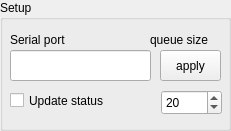
   <widget class="QGroupBox" name="groupBox">
    <property name="geometry">
     <rect>
      <x>0</x>
      <y>0</y>
      <width>231</width>
      <height>131</height>
     </rect>
    </property>
    <property name="sizePolicy">
     <sizepolicy hsizetype="Preferred" vsizetype="Preferred">
      <horstretch>0</horstretch>
      <verstretch>0</verstretch>
     </sizepolicy>
    </property>
    <property name="title">
     <string>Setup</string>
    </property>
    <widget class="QLineEdit" name="leSerialPort">
     <property name="geometry">
      <rect>
       <x>10</x>
       <y>50</y>
       <width>141</width>
       <height>31</height>
      </rect>
     </property>
    </widget>
    <widget class="QLabel" name="label">
     <property name="geometry">
      <rect>
       <x>10</x>
       <y>30</y>
       <width>201</width>
       <height>20</height>
      </rect>
     </property>
     <property name="text">
      <string>Serial port</string>
     </property>
    </widget>
    <widget class="QPushButton" name="pushButton">
     <property name="geometry">
      <rect>
       <x>160</x>
       <y>50</y>
       <width>61</width>
       <height>31</height>
      </rect>
     </property>
     <property name="text">
      <string>apply</string>
     </property>
    </widget>
    <widget class="QCheckBox" name="checkBox">
     <property name="geometry">
      <rect>
       <x>10</x>
       <y>90</y>
       <width>211</width>
       <height>21</height>
      </rect>
     </property>
     <property name="text">
      <string>Update status</string>
     </property>
     <property name="checked">
      <bool>false</bool>
     </property>
    </widget>
    <widget class="QSpinBox" name="sbPortTimeout">
     <property name="geometry">
      <rect>
       <x>161</x>
       <y>90</y>
       <width>61</width>
       <height>25</height>
      </rect>
     </property>
     <property name="toolTip">
      <string>send and response timeout (ms)</string>
     </property>
     <property name="value">
      <number>20</number>
     </property>
    </widget>
    <widget class="QLabel" name="lQueueSize">
     <property name="geometry">
      <rect>
       <x>150</x>
       <y>30</y>
       <width>68</width>
       <height>19</height>
      </rect>
     </property>
     <property name="text">
      <string>queue size</string>
     </property>
    </widget>
   </widget>
